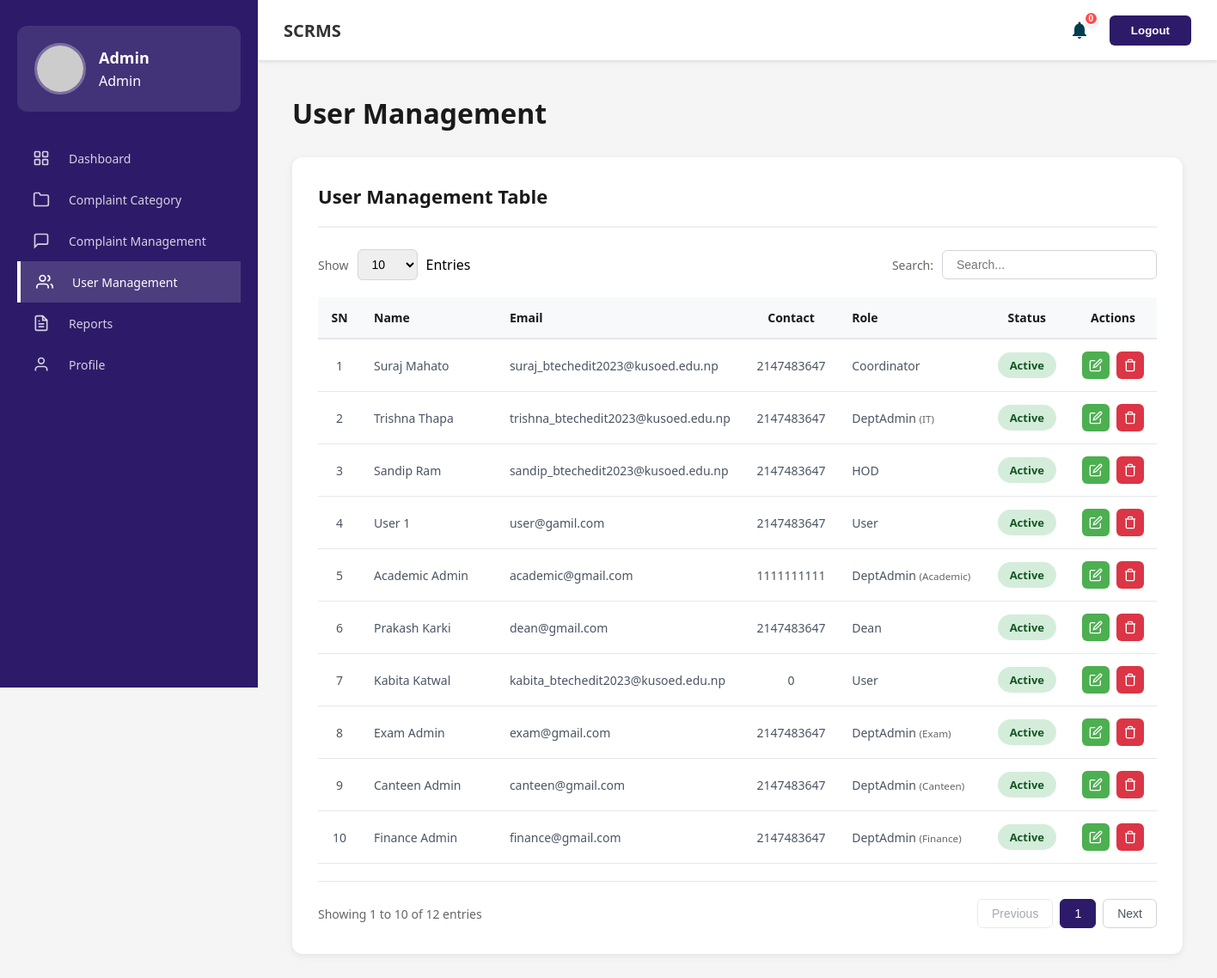
Page /Admin/user-management.php (signed in) on the committed database.
### tables this page shows
CREATE TABLE `users` (
  `user_id` int(11) NOT NULL,
  `first_name` varchar(255) NOT NULL,
  `middle_name` varchar(255) DEFAULT NULL,
  `last_name` varchar(255) NOT NULL,
  `email` varchar(255) NOT NULL,
  `contact` int(10) NOT NULL,
  `batch` enum('2023','2024','2025','2026','2027') DEFAULT NULL,
  `program` varchar(200) DEFAULT NULL,
  `password` varchar(255) NOT NULL,
  `role` enum('User','Admin','DeptAdmin','UpperBody','Coordinator','HOD','Dean') NOT NULL DEFAULT 'User',
  `status` varchar(20) DEFAULT 'Active',
  `created_at` timestamp NOT NULL DEFAULT current_timestamp() ON UPDATE current_timestamp(),
  `assigned_category` int(11) DEFAULT NULL
);

CREATE TABLE `complaint_categories` (
  `category_id` int(11) NOT NULL,
  `category_name` varchar(255) DEFAULT NULL,
  `description` text DEFAULT NULL
);

### Admin/user-management.php (the view, shortened to what this page needs)
<?php
require_once '../Database/db-config.php';
$users = [];
$sql = "SELECT u.*, c.category_name
        FROM users u
        LEFT JOIN complaint_categories c ON u.assigned_category = c.category_id
        WHERE u.role != 'Admin'
        ORDER BY u.created_at DESC";
$res_users = $conn->query($sql);
if ($res_users) {
    while ($row = $res_users->fetch_assoc()) {
        $users[] = $row;
    }
}
?>
<!DOCTYPE html>
<html lang="en">
<head>
    <link rel="stylesheet" href="../Assets/Css/admin-dashboard.css">
    <link rel="stylesheet" href="../Assets/Css/complaint-category.css">
    <link rel="stylesheet" href="../Assets/Css/user-management.css">
</head>
<body>
    <?php include '../Includes/header.php'; ?>
    <div class="main-container">
        <?php include '../Includes/sidebar.php'; ?>
        <main class="main-content">
            <h2 class="page-title">User Management</h2>
            <div class="table-card">
                <div class="table-header">
                    <h3 class="table-title">User Management Table</h3>
                </div>
                <div class="table-controls">
                    <div class="entries-control">
                        <label>Show</label>
                        <select id="entriesSelect">
                            <option value="10">10</option>
                        </select>
                        <span>Entries</span>
                    </div>
                    <div class="search-control">
                        <label>Search:</label>
                        <input type="text" id="searchInput" placeholder="Search...">
                    </div>
                </div>
                <div class="table-responsive">
                    <table class="data-table" id="userTable">
                        <thead>
                            <tr>
                                <th>SN</th>
                                <th>Name</th>
                                <th>Email</th>
                                <th>Contact</th>
                                <th>Role</th>
                                <th>Status</th>
                                <th>Actions</th>
                            </tr>
                        </thead>
                        <tbody id="tableBody">
                            <?php if (empty($users)): ?>
                                <tr>
                                    <td colspan="7" style="text-align: center;">No users found.</td>
                                </tr>
                            <?php else: ?>
                                <?php foreach ($users as $index => $u): ?>
                                    <?php
                                        $fullName = trim($u['first_name'] . ' ' . $u['middle_name'] . ' ' . $u['last_name']);
                                        $statusClass = (isset($u['status']) && $u['status'] === 'Inactive') ? 'status-inactive' : 'status-active';
                                        $displayStatus = $u['status'] ?? 'Active';
                                    ?>
                                    <tr>
                                        <td><?php echo $index + 1; ?></td>
                                        <td><?php echo htmlspecialchars($fullName); ?></td>
                                        <td><?php echo htmlspecialchars($u['email']); ?></td>
                                        <td><?php echo htmlspecialchars($u['contact'] ?? ''); ?></td>
                                        <td>
                                            <?php
                                                echo htmlspecialchars($u['role']);
                                                $escRoles = ['DeptAdmin', 'Coordinator', 'HOD', 'Dean'];
                                                if (in_array($u['role'], $escRoles) && $u['category_name']) {
                                                    echo ' <small style="color:#666;">(' . htmlspecialchars($u['category_name']) . ')</small>';
                                                }
                                            ?>
                                        </td>
                                        <td><span class="status-badge <?php echo $statusClass; ?>"><?php echo htmlspecialchars($displayStatus); ?></span></td>
                                        <td>
                                            <div class="action-btns">
                                            <button class="edit-btn" title="Edit"
                                                    data-id="<?php echo $u['user_id']; ?>"
                                                    data-first="<?php echo htmlspecialchars($u['first_name']); ?>"
                                                    data-middle="<?php echo htmlspecialchars($u['middle_name']); ?>"
                                                    data-last="<?php echo htmlspecialchars($u['last_name']); ?>"
                                                    data-email="<?php echo htmlspecialchars($u['email']); ?>"
                                                    data-contact="<?php echo htmlspecialchars($u['contact'] ?? ''); ?>"
                                                    data-role="<?php echo htmlspecialchars($u['role']); ?>"
                                                    data-category="<?php echo $u['assigned_category'] ?? ''; ?>"
                                                    data-status="<?php echo htmlspecialchars($displayStatus); ?>">
                                                <svg width="16" height="16" viewBox="0 0 24 24" fill="none" stroke="currentColor" stroke-width="2">
                                                    <path d="M11 4H4a2 2 0 0 0-2 2v14a2 2 0 0 0 2 2h14a2 2 0 0 0 2-2v-7"></path>
                                                    <path d="M18.5 2.5a2.121 2.121 0 0 1 3 3L12 15l-4 1 1-4 9.5-9.5z"></path>
                                                </svg>
                                            </button>
                                            <?php if ($u['user_id'] != $_SESSION['user_id']): ?>
                                                <button class="delete-btn" title="Delete" data-id="<?php echo $u['user_id']; ?>">
                                                    <svg width="16" height="16" viewBox="0 0 24 24" fill="none" stroke="currentColor" stroke-width="2">
                                                        <polyline points="3 6 5 6 21 6"></polyline>
                                                        <path d="M19 6v14a2 2 0 0 1-2 2H7a2 2 0 0 1-2-2V6m3 0V4a2 2 0 0 1 2-2h4a2 2 0 0 1 2 2v2"></path>
                                                    </svg>
                                                </button>
                                            <?php endif; ?>
                                            </div>
                                        </td>
                                    </tr>
                                <?php endforeach; ?>
                            <?php endif; ?>
                        </tbody>
                    </table>
                </div>
                <div class="table-footer">
                    <div class="entries-info" id="entriesInfo">Showing <?php echo count($users); ?> entries</div>
                    <div class="pagination">
                        <button class="page-btn" id="prevBtn">Previous</button>
                        <button class="page-btn active">1</button>
                        <button class="page-btn" id="nextBtn">Next</button>
                    </div>
                </div>
            </div>
        </main>
    </div>
</body>
</html>

### Assets/Css/admin-dashboard.css (style rules this page uses)
* { margin: 0; padding: 0; box-sizing: border-box; }
body { font-family: 'Segoe UI', Tahoma, Geneva, Verdana, sans-serif; background: #f5f5f5; min-height: 100vh; overflow-x: hidden; width: 100%; }
.main-container { display: flex; min-height: calc(100vh - 70px); }
.main-content { flex: 1; margin-left: 300px; padding: 40px; background: #f5f5f5; min-height: 100vh; }
.page-title { font-size: 32px; font-weight: 700; color: #1a1a1a; margin-bottom: 30px; }

### Assets/Css/complaint-category.css (style rules this page uses)
.table-card { background: white; border-radius: 12px; padding: 30px; box-shadow: 0 2px 8px rgba(0, 0, 0, 0.08); margin-top: 20px; max-width: 100%; overflow: hidden; }
.table-header { display: flex; justify-content: space-between; align-items: center; margin-bottom: 25px; padding-bottom: 20px; border-bottom: 2px solid #f0f0f0; }
.table-title { font-size: 22px; font-weight: 600; color: #1a1a1a; }
.table-controls { display: flex; justify-content: space-between; align-items: center; margin-bottom: 20px; flex-wrap: wrap; gap: 15px; }
.entries-control, .search-control { display: flex; align-items: center; gap: 10px; }
.entries-control label, .search-control label { font-size: 14px; color: #666; }
.entries-control select { padding: 8px 12px; border: 1px solid #d1d5db; border-radius: 6px; font-size: 14px; outline: none; cursor: pointer; }
.search-control input { padding: 8px 16px; border: 1px solid #d1d5db; border-radius: 6px; font-size: 14px; outline: none; width: 250px; transition: border-color 0.3s ease; }
.table-responsive { overflow-x: auto; margin: 20px 0; width: 100%; max-width: 100%; }
.data-table { width: 100%; border-collapse: collapse; font-size: 14px; }
.data-table thead { background: #f8f9fa; }
.data-table th { padding: 14px 15px; text-align: left; font-weight: 600; color: #1a1a1a; border-bottom: 2px solid #e5e7eb; white-space: nowrap; }
.data-table th:nth-child(1), .data-table td:nth-child(1) { width: 20%; min-width: 140px; }
.data-table th:nth-child(2), .data-table td:nth-child(2) { width: 45%; }
.data-table th:nth-child(3), .data-table td:nth-child(3) { width: 20%; min-width: 130px; }
.data-table th:nth-child(4), .data-table td:nth-child(4) { width: 15%; min-width: 100px; text-align: center; }
.data-table td { padding: 14px 15px; border-bottom: 1px solid #e5e7eb; color: #4b5563; vertical-align: middle; }
.data-table tbody tr { transition: background-color 0.2s ease; }
.action-btns { display: flex; gap: 10px; }
.edit-btn, .delete-btn { padding: 8px; border: none; border-radius: 6px; cursor: pointer; transition: all 0.3s ease; display: flex; align-items: center; justify-content: center; }
.edit-btn { background: #4CAF50; color: white; }
.delete-btn { background: #dc3545; color: white; }
.table-footer { display: flex; justify-content: space-between; align-items: center; margin-top: 20px; padding-top: 20px; border-top: 1px solid #e5e7eb; flex-wrap: wrap; gap: 15px; }
.entries-info { font-size: 14px; color: #666; }
.pagination { display: flex; gap: 8px; }
.page-btn { padding: 8px 16px; border: 1px solid #d1d5db; background: white; color: #4b5563; border-radius: 6px; font-size: 14px; cursor: pointer; transition: all 0.3s ease; }
.page-btn.active { background: #2D1B69; color: white; border-color: #2D1B69; }
.page-btn:disabled { opacity: 0.5; cursor: not-allowed; }
.action-btns { display: flex; gap: 8px; justify-content: center; align-items: center; }

### Assets/Css/user-management.css (style rules this page uses)
#userTable th, #userTable td { vertical-align: middle; white-space: nowrap; }
#userTable th:nth-child(1), #userTable td:nth-child(1) { width: 5%; min-width: 50px; text-align: center; }
#userTable th:nth-child(2), #userTable td:nth-child(2) { width: 20%; min-width: 150px; white-space: normal; }
#userTable th:nth-child(3), #userTable td:nth-child(3) { width: 25%; min-width: 180px; }
#userTable th:nth-child(4), #userTable td:nth-child(4) { width: 12%; min-width: 110px; }
#userTable th:nth-child(5), #userTable td:nth-child(5) { width: 18%; min-width: 150px; white-space: nowrap; }
#userTable th:nth-child(6), #userTable td:nth-child(6) { width: 10%; min-width: 90px; text-align: center; }
#userTable th:nth-child(7), #userTable td:nth-child(7) { width: 10%; min-width: 90px; text-align: center; }
#userTable .action-btns { display: flex; gap: 8px; justify-content: center; align-items: center; }
.status-badge { padding: 6px 14px; border-radius: 20px; font-size: 13px; font-weight: 600; display: inline-block; }
.status-active { background: #d4edda; color: #155724; }

### rows in the picture
users: fullName "Suraj Mahato", email "suraj_btechedit2023@kusoed.edu.np", contact "2147483647", role "Coordinator", status "Active"
users: fullName "Trishna Thapa", email "trishna_btechedit2023@kusoed.edu.np", contact "2147483647", role "DeptAdmin", complaint_categories.category_name "IT", status "Active"
users: fullName "Sandip Ram", email "sandip_btechedit2023@kusoed.edu.np", contact "2147483647", role "HOD", status "Active"
users: fullName "User 1", email "user@gamil.com", contact "2147483647", role "User", status "Active"
users: fullName "Academic Admin", email "academic@gmail.com", contact "1111111111", role "DeptAdmin", complaint_categories.category_name "Academic", status "Active"
users: fullName "Prakash Karki", email "dean@gmail.com", contact "2147483647", role "Dean", status "Active"
users: fullName "Kabita Katwal", email "kabita_btechedit2023@kusoed.edu.np", contact "0", role "User", status "Active"
users: fullName "Exam Admin", email "exam@gmail.com", contact "2147483647", role "DeptAdmin", complaint_categories.category_name "Exam", status "Active"
users: fullName "Canteen Admin", email "canteen@gmail.com", contact "2147483647", role "DeptAdmin", complaint_categories.category_name "Canteen", status "Active"
users: fullName "Finance Admin", email "finance@gmail.com", contact "2147483647", role "DeptAdmin", complaint_categories.category_name "Finance", status "Active"

### other values in the picture
$full_name ?: 'Unknown' "Admin"
$display_role "Admin"
